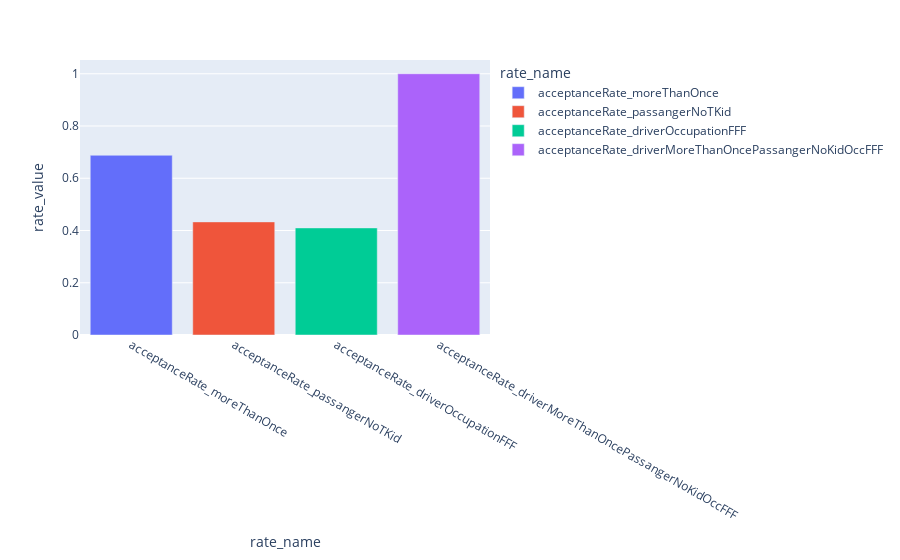

Notebook cell for this chart:
### Markdown cell above
5. Use the same process to compare the acceptance rate between drivers who go to bars more than once a month and had passengers that were not a kid and had occupations other than farming, fishing, or forestry.

### Code cell
# Goes to Bar only
df_only_bar = data.query("coupon == 'Bar'")
data[['Bar']].value_counts()
#more than once
more_than_once = ['1~3','4~8','gt8']
# had passengers that were not a kid 
not_a_kid = ['Alone','Friend(s)','Partner']
#had occupations other than farming, fishing, or forestry.
occupartion_farmingfishingforestert = ['Farming Fishing & Forestry']


#acceptance drivers who go to bars more than once a month 
driver_more_than_once = df_only_bar.query('(Bar in @more_than_once) & (Y == 1)')[['Bar']].count().iloc[0]
driver_more_than_onceAll = df_only_bar.query('(Bar in @more_than_once) ')[['Bar']].count().iloc[0]
acceptanceRate_moreThanOnce = driver_more_than_once/driver_more_than_onceAll

#acceptance drivesr who had passengers that were not a kid 
driver_passanger_not_kid = df_only_bar.query('(passanger in @not_a_kid) & (Y == 1)')[['Bar']].count().iloc[0]
driver_passanger_not_kidAll = df_only_bar.query('(passanger in @not_a_kid)')[['Bar']].count().iloc[0]
acceptanceRate_passangerNoTKid = driver_passanger_not_kid/driver_passanger_not_kidAll

#acceptance driver who had occupations other than farming, fishing, or forestry.
driver_occupation_fff = df_only_bar.query('(occupation not in @occupartion_farmingfishingforestert) & (Y == 1)')[['Bar']].count().iloc[0]
driver_occupation_fffAll = df_only_bar.query('(occupation not in @occupartion_farmingfishingforestert)')[['Bar']].count().iloc[0]
acceptanceRate_driverOccupationFFF = driver_occupation_fff/driver_occupation_fffAll

#all the above condition
driver_moreThanOnce_passangerNoKid_occFFF = df_only_bar.query('(Bar in @more_than_once) & (passanger in @not_a_kid) & (occupation not in @occupartion_farmingfishingforestert) & (Y == 1)')[['Bar']].count().iloc[0]
driver_moreThanOnce_passangerNoKid_occFFFAll = df_only_bar.query('(Bar in @more_than_once) & (passanger in @not_a_kid) & (occupation not in @occupartion_farmingfishingforestert) & (Y == 1)')[['Bar']].count().iloc[0]
acceptanceRate_driverMoreThanOncePassangerNoKidOccFFF = driver_moreThanOnce_passangerNoKid_occFFF/driver_moreThanOnce_passangerNoKid_occFFFAll


print(driver_all_accpeted)
#Values
#acceptanceRate_moreThanOnce = (driver_more_than_once[['Bar']].count().iloc[0])/driver_all_accpeted
#acceptanceRate_passangerNoTKid = (driver_passanger_not_kid[['Bar']].count().iloc[0])/driver_all_accpeted
#acceptanceRate_driverOccupationFFF = (driver_occupation_fff[['Bar']].count().iloc[0])/driver_all_accpeted
#acceptanceRate_driverMoreThanOncePassangerNoKidOccFFF = (driver_moreThanOnce_passangerNoKid_occFFF[['Bar']].count().iloc[0])/driver_all_accpeted


df1 = pd.DataFrame({'rate_name':['acceptanceRate_moreThanOnce','acceptanceRate_passangerNoTKid','acceptanceRate_driverOccupationFFF','acceptanceRate_driverMoreThanOncePassangerNoKidOccFFF']
                   ,'rate_value':[acceptanceRate_moreThanOnce,acceptanceRate_passangerNoTKid,acceptanceRate_driverOccupationFFF,acceptanceRate_driverMoreThanOncePassangerNoKidOccFFF]
                  })
fig = px.bar(df1, x="rate_name",y = 'rate_value',color = 'rate_name')
fig.update_layout(bargap=0.2)
fig.show()

### Figure 1 — Plotly figure (JSON) as saved in the notebook; plotly's stock layout.template omitted (floating-point values rounded to 4 significant figures)
{"data": [{"alignmentgroup": "True", "hovertemplate": "rate_name=%{x}<br>rate_value=%{y}<extra></extra>", "legendgroup": "acceptanceRate_moreThanOnce", "marker": {"color": "#636efa", "pattern": {"shape": ""}}, "name": "acceptanceRate_moreThanOnce", "offsetgroup": "acceptanceRate_moreThanOnce", "orientation": "v", "showlegend": true, "textposition": "auto", "type": "bar", "x": ["acceptanceRate_moreThanOnce"], "xaxis": "x", "y": [0.6879], "yaxis": "y"}, {"alignmentgroup": "True", "hovertemplate": "rate_name=%{x}<br>rate_value=%{y}<extra></extra>", "legendgroup": "acceptanceRate_passangerNoTKid", "marker": {"color": "#EF553B", "pattern": {"shape": ""}}, "name": "acceptanceRate_passangerNoTKid", "offsetgroup": "acceptanceRate_passangerNoTKid", "orientation": "v", "showlegend": true, "textposition": "auto", "type": "bar", "x": ["acceptanceRate_passangerNoTKid"], "xaxis": "x", "y": [0.4329], "yaxis": "y"}, {"alignmentgroup": "True", "hovertemplate": "rate_name=%{x}<br>rate_value=%{y}<extra></extra>", "legendgroup": "acceptanceRate_driverOccupationFFF", "marker": {"color": "#00cc96", "pattern": {"shape": ""}}, "name": "acceptanceRate_driverOccupationFFF", "offsetgroup": "acceptanceRate_driverOccupationFFF", "orientation": "v", "showlegend": true, "textposition": "auto", "type": "bar", "x": ["acceptanceRate_driverOccupationFFF"], "xaxis": "x", "y": [0.4099], "yaxis": "y"}, {"alignmentgroup": "True", "hovertemplate": "rate_name=%{x}<br>rate_value=%{y}<extra></extra>", "legendgroup": "acceptanceRate_driverMoreThanOncePassangerNoKidOccFFF", "marker": {"color": "#ab63fa", "pattern": {"shape": ""}}, "name": "acceptanceRate_driverMoreThanOncePassangerNoKidOccFFF", "offsetgroup": "acceptanceRate_driverMoreThanOncePassangerNoKidOccFFF", "orientation": "v", "showlegend": true, "textposition": "auto", "type": "bar", "x": ["acceptanceRate_driverMoreThanOncePassangerNoKidOccFFF"], "xaxis": "x", "y": [1], "yaxis": "y"}], "layout": {"bargap": 0.2, "barmode": "relative", "legend": {"title": {"text": "rate_name"}, "tracegroupgap": 0}, "margin": {"t": 60}, "xaxis": {"anchor": "y", "categoryarray": ["acceptanceRate_moreThanOnce", "acceptanceRate_passangerNoTKid", "acceptanceRate_driverOccupationFFF", "acceptanceRate_driverMoreThanOncePassangerNoKidOccFFF"], "categoryorder": "array", "domain": [0, 1], "title": {"text": "rate_name"}}, "yaxis": {"anchor": "x", "domain": [0, 1], "title": {"text": "rate_value"}}}}
